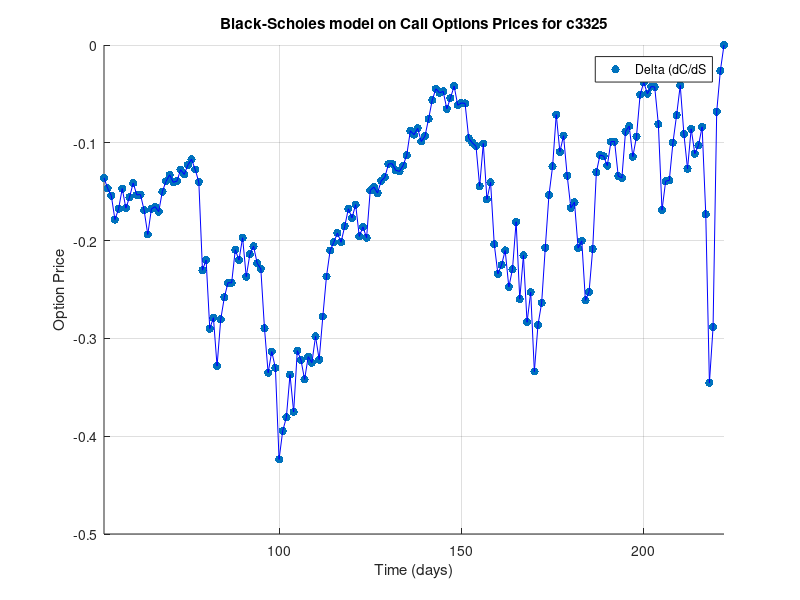

MATLAB code to generate this figure:
% calculate volatility of stock
c3325 = csvread('./c3325.csv');

Strike = 2925;
Yield = 0.00;
Rate = 0.06;

counter = 1;

T = 11.1 / 12;

call_prices_estimate = [];

for i=52:222
    
    Price = c3325(i,3);
    Value = c3325(i,2);
    Time = T - T*(i / 222)+0.00001;

    ImpliedVolatility = blsimpv(Price,Strike,Rate,Time,Value);
    change_in_price = c3325(counter+1:i,3) - c3325(counter:i-1,3);
    change_in_price = std((change_in_price ./ c3325(counter:i-1,3)));
    
%     Volatility = change_in_price * sqrt((2.6 / 12))
    Volatility = change_in_price * sqrt(252);

%     [Call] = blsprice(Price,Strike,Rate,Time,Volatility,Yield);
    [Call, Put] = blsdelta(Price,Strike,Rate,Time,Volatility);
    call_prices_estimate(end+1) = Put;
    counter = counter + 1;
end

time = 52:1:222;
call_prices = c3325(52:end,2);

% h1 = scatter(time,call_prices,'filled','r');
% hold on
% plot(time,call_prices,'r')
% hold on
h3 = scatter(time, call_prices_estimate,'filled','b');
hold on
plot(time, call_prices_estimate,'b')

legend('Delta (dC/dS'); 
grid on
xlim([52 222])

title('Black-Scholes model on Call Options Prices for c3325')

xlabel('Time (days)') % x-axis label
ylabel('Option Price') % y-axis label

c1_mse = immse(call_prices, call_prices_estimate');
